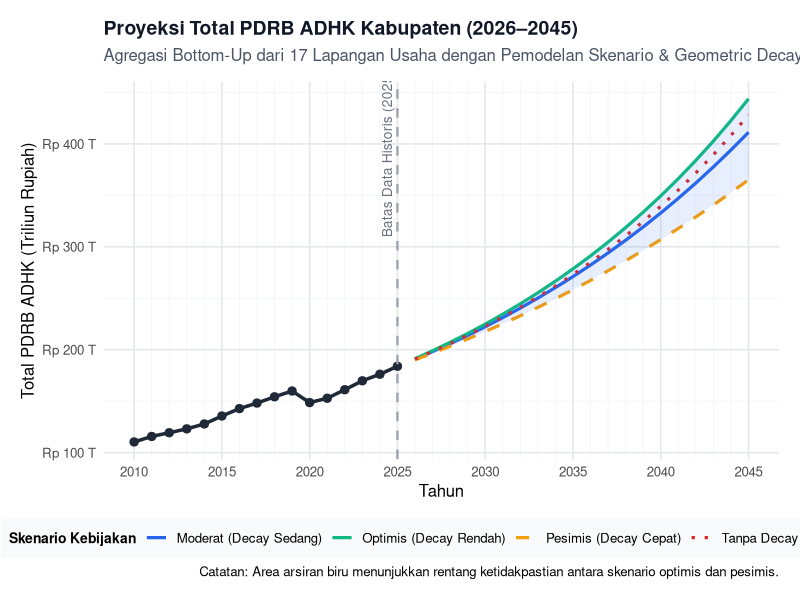

Write R code to recreate this figure.
# ==============================================================================
# Script: Bottom-Up Multi-Scenario Total PDRB Projection (2026–2045)
# ==============================================================================

library(dplyr)
library(tidyr)
library(ggplot2)
library(scales)

# 1. Load Data Historis (17 Sektor)
raw_data <- read.csv2("Bukecap_ADHK_PDRB_TimeSeries.csv", dec = ",", check.names = FALSE)
colnames(raw_data)[1] <- "sektor"

# Bersihkan dan filter baris total
df_sektor <- raw_data %>%
  filter(!grepl("Total", sektor, ignore.case = TRUE)) %>%
  pivot_longer(cols = -sektor, names_to = "tahun", values_to = "pdrb") %>%
  mutate(tahun = as.numeric(tahun))

# 2. Hitung CAGR Historis Per Sektor (2010 - 2025)
tahun_awal  <- 2010
tahun_akhir <- 2025
n_tahun     <- tahun_akhir - tahun_awal
horizon     <- 20
tahun_proj  <- (tahun_akhir + 1):(tahun_akhir + horizon)

sektor_base <- df_sektor %>%
  group_by(sektor) %>%
  summarise(
    pdrb_2010     = pdrb[tahun == tahun_awal],
    pdrb_2025     = pdrb[tahun == tahun_akhir],
    cagr_historis = (pdrb_2025 / pdrb_2010)^(1 / n_tahun) - 1,
    .groups       = "drop"
  )

# 3. Definisi Aturan Parameter Skenario per Sektor
# Masing-masing skenario memiliki penyesuaian g0, g_term, dan laju peluruhan (lambda)
skenario_list <- list(
  "Tanpa Decay (Flat CAGR)" = function(df) {
    df %>% mutate(g0 = cagr_historis, g_term = cagr_historis, lambda = 0.00)
  },
  "Optimis (Decay Rendah)" = function(df) {
    df %>% mutate(
      g0     = cagr_historis * 1.05,
      g_term = case_when(
        grepl("Pertanian|Pertambangan", sektor) ~ 0.025,
        grepl("Industri|Konstruksi", sektor)    ~ 0.035,
        TRUE                                     ~ 0.055
      ),
      lambda = case_when(
        grepl("Pertanian|Pertambangan", sektor) ~ 0.025,
        grepl("Industri|Konstruksi", sektor)    ~ 0.015,
        TRUE                                     ~ 0.010
      )
    )
  },
  "Moderat (Decay Sedang)" = function(df) {
    df %>% mutate(
      g0     = cagr_historis,
      g_term = case_when(
        grepl("Pertanian|Pertambangan", sektor) ~ 0.020,
        grepl("Industri|Konstruksi", sektor)    ~ 0.030,
        TRUE                                     ~ 0.045
      ),
      lambda = case_when(
        grepl("Pertanian|Pertambangan", sektor) ~ 0.040,
        grepl("Industri|Konstruksi", sektor)    ~ 0.025,
        TRUE                                     ~ 0.020
      )
    )
  },
  "Pesimis (Decay Cepat)" = function(df) {
    df %>% mutate(
      g0     = cagr_historis * 0.90,
      g_term = case_when(
        grepl("Pertanian|Pertambangan", sektor) ~ 0.015,
        grepl("Industri|Konstruksi", sektor)    ~ 0.025,
        TRUE                                     ~ 0.035
      ),
      lambda = case_when(
        grepl("Pertanian|Pertambangan", sektor) ~ 0.050,
        grepl("Industri|Konstruksi", sektor)    ~ 0.035,
        TRUE                                     ~ 0.030
      )
    )
  }
)

# 4. Fungsi Proyeksi Sektoral & Agregasi Menjadi Total PDRB
hitung_total_skenario <- function(nama_sken, func_sken, df_base, tahun_vec) {
  df_params <- func_sken(df_base)
  t_rel     <- seq_along(tahun_vec)
  
  # Proyeksikan setiap sektor
  df_all_sektor <- lapply(1:nrow(df_params), function(i) {
    row  <- df_params[i, ]
    g_t  <- row$g_term + (row$g0 - row$g_term) * ((1 - row$lambda)^t_rel)
    
    val  <- numeric(length(t_rel))
    cur  <- row$pdrb_2025
    for (k in seq_along(t_rel)) {
      cur    <- cur * (1 + g_t[k])
      val[k] <- cur
    }
    data.frame(tahun = tahun_vec, pdrb = val, sektor = row$sektor)
  }) %>% bind_rows()
  
  # Agregasikan (Sum) 17 Sektor per Tahun
  df_all_sektor %>%
    group_by(tahun) %>%
    summarise(pdrb = sum(pdrb), .groups = "drop") %>%
    mutate(skenario = nama_sken, tipe = "Proyeksi")
}

# Jalankan agregasi total untuk ke-4 skenario
df_total_proyeksi <- bind_rows(lapply(names(skenario_list), function(nm) {
  hitung_total_skenario(nm, skenario_list[[nm]], sektor_base, tahun_proj)
}))

# 5. Data Historis Total PDRB
df_total_historis <- df_sektor %>%
  group_by(tahun) %>%
  summarise(pdrb = sum(pdrb), .groups = "drop") %>%
  mutate(skenario = "Historis", tipe = "Historis")

# 6. Visualisasi Total PDRB Skenario (Bottom-Up) dengan ggplot2
plot_total_pdrb <- ggplot() +
  # Garis & Titik Data Historis Total
  geom_line(
    data = df_total_historis, 
    aes(x = tahun, y = pdrb), 
    color = "#1F2937", 
    linewidth = 1.2
  ) +
  geom_point(
    data = df_total_historis, 
    aes(x = tahun, y = pdrb), 
    color = "#1F2937", 
    size = 2.5
  ) +
  # Garis Skenario Proyeksi
  geom_line(
    data = df_total_proyeksi, 
    aes(x = tahun, y = pdrb, color = skenario, linetype = skenario), 
    linewidth = 1.1
  ) +
  # Ribbon / Fan Shading antara Optimis dan Pesimis
  geom_ribbon(
    data = df_total_proyeksi %>%
      filter(skenario %in% c("Optimis (Decay Rendah)", "Pesimis (Decay Cepat)")) %>%
      pivot_wider(id_cols = tahun, names_from = skenario, values_from = pdrb),
    aes(x = tahun, ymin = `Pesimis (Decay Cepat)`, ymax = `Optimis (Decay Rendah)`),
    fill = "#3B82F6", 
    alpha = 0.12
  ) +
  # Garis Batas Historis
  geom_vline(xintercept = tahun_akhir, linetype = "dashed", color = "#9CA3AF", linewidth = 0.8) +
  annotate(
    "text", x = tahun_akhir - 0.6, y = max(df_total_proyeksi$pdrb) * 0.88, 
    label = "Batas Data Historis (2025)", angle = 90, color = "#6B7280", size = 3.5
  ) +
  # Skala Sumbu X dan Y
  scale_x_continuous(
    breaks = seq(tahun_awal, max(tahun_proj), by = 5),
    minor_breaks = seq(tahun_awal, max(tahun_proj), by = 1)
  ) +
  scale_y_continuous(
    labels = label_comma(prefix = "Rp ", suffix = " T", scale = 1e-3, big.mark = ".")
  ) +
  scale_color_manual(
    values = c(
      "Tanpa Decay (Flat CAGR)" = "#DC2626",
      "Optimis (Decay Rendah)"  = "#10B981",
      "Moderat (Decay Sedang)"  = "#2563EB",
      "Pesimis (Decay Cepat)"   = "#F59E0B"
    )
  ) +
  scale_linetype_manual(
    values = c(
      "Tanpa Decay (Flat CAGR)" = "dotted",
      "Optimis (Decay Rendah)"  = "solid",
      "Moderat (Decay Sedang)"  = "solid",
      "Pesimis (Decay Cepat)"   = "dashed"
    )
  ) +
  labs(
    title = "Proyeksi Total PDRB ADHK Kabupaten (2026–2045)",
    subtitle = "Agregasi Bottom-Up dari 17 Lapangan Usaha dengan Pemodelan Skenario & Geometric Decay",
    x = "Tahun",
    y = "Total PDRB ADHK (Triliun Rupiah)",
    color = "Skenario Kebijakan",
    linetype = "Skenario Kebijakan",
    caption = "Catatan: Area arsiran biru menunjukkan rentang ketidakpastian antara skenario optimis dan pesimis."
  ) +
  theme_minimal(base_size = 12) +
  theme(
    plot.title       = element_text(face = "bold", size = 14, color = "#111827"),
    plot.subtitle    = element_text(color = "#4B5563", margin = margin(b = 12)),
    panel.grid.minor = element_line(color = "#F3F4F6"),
    panel.grid.major = element_line(color = "#E5E7EB"),
    legend.position  = "bottom",
    legend.title     = element_text(face = "bold", size = 10),
    legend.background = element_rect(fill = "#F9FAFB", color = NA),
    plot.margin      = margin(15, 15, 15, 15)
  )

# Tampilkan Chart Total PDRB
print(plot_total_pdrb)

# 7. Ekspor Tabel Rangkuman 5-Tahunan untuk Dokumen Perencanaan (RPJPD)
df_tabel_rpjpd <- df_total_proyeksi %>%
  filter(tahun %in% seq(2025, 2045, by = 5)) %>%
  pivot_wider(names_from = skenario, values_from = pdrb) %>%
  mutate(across(where(is.numeric) & !c(tahun), ~ round(.x, 2)))

cat("\n--- Rangkuman Angka Total PDRB per 5 Tahun (Miliar Rupiah) ---\n")
print(df_tabel_rpjpd)
